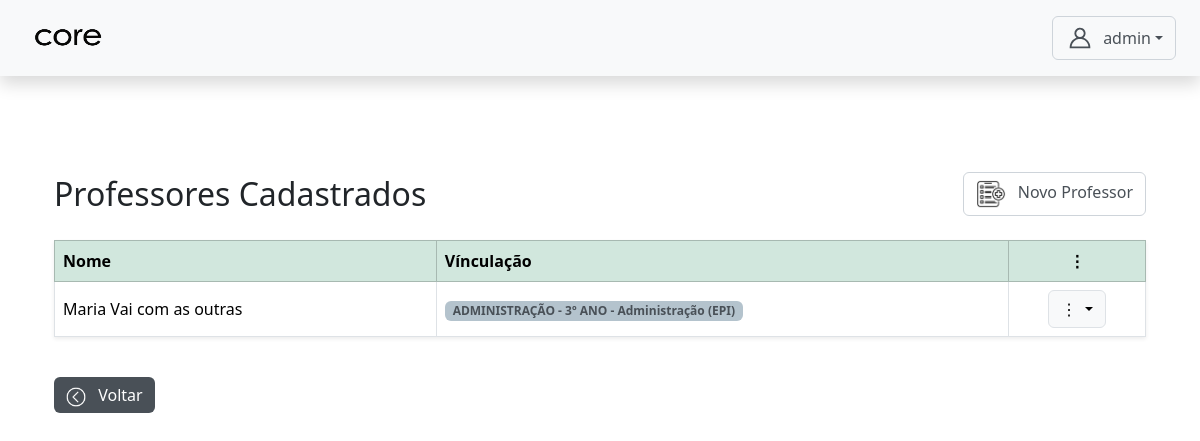
/autenticacao/admin/professor_crud/professores/ (signed in), run on an earlier commit of the app's database.
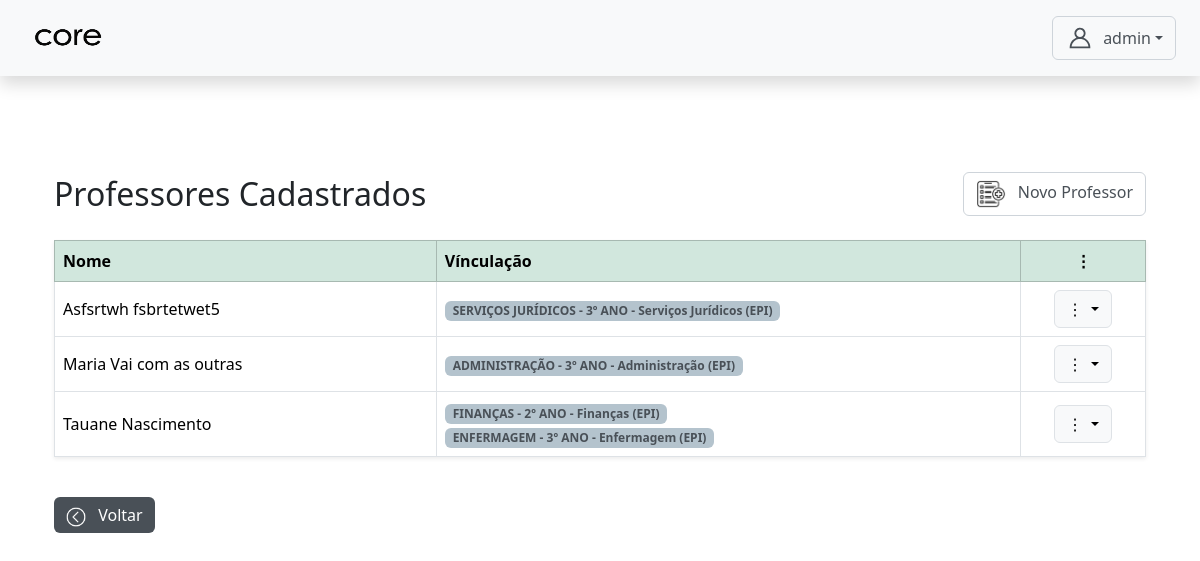
And on a later commit of the database.
### core/models.py (models this page shows, shortened)
class CustomUser(AbstractUser):
    TIPO_CHOICES = (
        ('admin', 'Admin'),
        ('professor', 'Professor'),
        ('aluno', 'Aluno'),
        ('servidor', 'Servidor'),
        ('direcao', 'Direção'), # <-- 'direcao' está correto
    )
    EIXO_CHOICES = (
        ('SAUDE', 'Eixo da Saúde'),
        ('GESTAO', 'Eixo de Gestão'),
    )
    tipo = models.CharField(max_length=10, choices=TIPO_CHOICES, default='admin')
    eixo = models.CharField(
        max_length=10,
        choices=EIXO_CHOICES,
        null=True,
        blank=True,
        help_text="Eixo ao qual o servidor pertence."
    )
    data_nascimento = models.DateField(null=True, blank=True)
    cpf = models.CharField(max_length=14, unique=True, null=True, blank=True)
    rg = models.CharField(max_length=12, unique=True, null=True, blank=True)
    orgao = models.CharField(max_length=10, null=True, blank=True)
    data_expedicao = models.DateField(null=True, blank=True)
    cidade_nascimento = models.CharField(max_length=100, null=True, blank=True)
    numero_matricula = models.CharField(max_length=20, unique=True, blank=True, null=True)
    nome_pai = models.CharField(max_length=150, blank=True, null=True)
    nome_mae = models.CharField(max_length=150, blank=True, null=True)
    responsavel_matricula = models.CharField(max_length=150, blank=True, null=True)
    endereco_rua = models.CharField(max_length=150, blank=True, null=True)
    endereco_numero = models.CharField(max_length=10, blank=True, null=True)
    endereco_bairro = models.CharField(max_length=100, blank=True, null=True)
    endereco_cidade = models.CharField(max_length=100, blank=True, null=True)
    endereco_cep = models.CharField(max_length=9, blank=True, null=True)
    telefone = models.CharField(max_length=15, blank=True, null=True)
    senha_temporaria = models.BooleanField(default=False)

class ProfessorMateriaAnoCursoModalidade(models.Model):
    MODALIDADE_CHOICES = [
        ('EPI', 'EPI'),
        ('PROEJA', 'PROEJA'),
        ('SUBSEQUENTE', 'Subsequente'),
    ]
    professor = models.ForeignKey(CustomUser, on_delete=models.CASCADE, limit_choices_to={'tipo': 'professor'})
    materia = models.ForeignKey(Materia, on_delete=models.CASCADE)
    curso = models.ForeignKey(Curso, on_delete=models.CASCADE)
    ano_modulo = models.CharField(max_length=20, choices=Turma.ANO_MODULO_CHOICES)
    modalidade = models.CharField(max_length=20, choices=MODALIDADE_CHOICES)
    class Meta:
        unique_together = ('professor', 'materia', 'curso', 'ano_modulo', 'modalidade')
        verbose_name = "Vínculo de Professor"
        verbose_name_plural = "Vínculos de Professores"

class Materia(models.Model):
    nome = models.CharField(max_length=100)
    professores = models.ManyToManyField(CustomUser, limit_choices_to={'tipo': 'professor'}, blank=True)
    turmas = models.ManyToManyField(Turma, blank=True)
    ch = models.IntegerField(default=20)

class Curso(models.Model):
    EIXO_CHOICES = (
        ('SAUDE', 'Eixo da Saúde'),
        ('GESTAO', 'Eixo de Gestão'),
    )
    nome = models.CharField(max_length=100, unique=True)
    eixo = models.CharField(max_length=10, choices=EIXO_CHOICES, default='GESTAO')

### autenticacao/views.py (the view)
# urls.py: path('admin/professor_crud/professores/', views.gerenciar_professores, name='gerenciar_professores'),
@login_required
@role_required('admin')
def gerenciar_professores(request):
    professores = CustomUser.objects.filter(tipo='professor').order_by('first_name', 'last_name')
    return render(request, 'admin/professor_crud/gerenciar_professores.html', {'professores': professores})

### templates/admin/professor_crud/gerenciar_professores.html (shortened to what this page needs)
{% extends 'base4.html' %}
{% load static %}
{% block content %}
<div class="container mt-5">
    <div class="d-flex justify-content-between align-items-center mb-4">
        <h2 class="mb-0">Professores Cadastrados</h2>
        <a href="{% url 'cadastrar_professor' %}" class="btn btn-outline-secondary">
            <img src="{% static 'assets/img/cadastrar.png' %}" width='30px' height='30px' class="me-2">
            Novo Professor
        </a>
    </div>
    <table class="table table-bordered align-middle shadow-sm">
        <thead class="table-success">
            <tr>
                <th class="coluna-nome">Nome</th>
                <th>Vínculação</th>
                <th class="text-center">⋮</th>
            </tr>
        </thead>
        <tbody>
            {% for professor in professores %}
            <tr>
                <td>{{ professor.get_full_name }}</td>
                <td>
                    {% for vinculo in professor.professormateriaanocursomodalidade_set.all %}
                        <span class="badge bg-primary text-dark">
                            {{ vinculo.materia.nome }} - {{ vinculo.ano_modulo }} - {{ vinculo.curso.nome }} ({{ vinculo.get_modalidade_display }})
                        </span>
                        <br>
                    {% empty %}
                        <span class="text-muted">Nenhum vínculo cadastrado</span>
                    {% endfor %}
                </td>
                <td class="text-center">
                    <div class="dropdown">
                        <button class="btn btn-light border dropdown-toggle" data-bs-toggle="dropdown">
                            ⋮
                        </button>
                    </div>
                </td>
            </tr>
            {% empty %}
            <tr>
                <td colspan="3" class="text-center text-muted">Nenhum professor cadastrado.</td>
            </tr>
            {% endfor %}
        </tbody>
    </table>
    <a href="{% url 'admin_dashboard' %}" class="btn btn-secondary mt-4">
        <img src="{% static 'assets/img/voltar.png' %}" width='20px' height='20px' class="me-2">
        Voltar
    </a>
</div>
{% endblock content %}

What changed in the data, as far as the page shows it:
added CustomUser: get_full_name "Asfsrtwh fsbrtetwet5"
added ProfessorMateriaAnoCursoModalidade: materia.nome "SERVIÇOS JURÍDICOS", ano_modulo "3º ANO", curso.nome "Serviços Jurídicos", modalidade "EPI", shown under "Asfsrtwh fsbrtetwet5"
added CustomUser: get_full_name "Tauane Nascimento"
added ProfessorMateriaAnoCursoModalidade: materia.nome "FINANÇAS", ano_modulo "2º ANO", curso.nome "Finanças", modalidade "EPI", shown under "Tauane Nascimento"
added ProfessorMateriaAnoCursoModalidade: materia.nome "ENFERMAGEM", ano_modulo "3º ANO", curso.nome "Enfermagem", modalidade "EPI", shown under "Tauane Nascimento"
